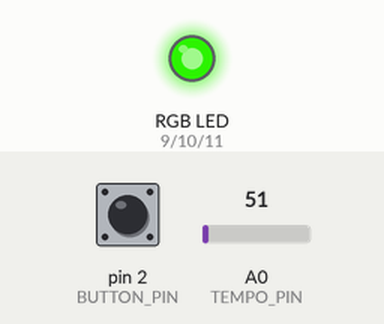
This sketch was run on a simulated Arduino Uno, built with avr-gcc and run on an emulated ATmega328P. On the bench: an RGB LED mixed from three pins (HIGH = lit). Dashed ring = blinking. The inputs (shaded band) are chosen by the test bench; at power-on: A0 (TEMPO_PIN) = 51, pin 2 (BUTTON_PIN) HIGH. Dim RGB values are drawn brighter than linear.

Above: at 1.2 s.
1.3 s: A0 (TEMPO_PIN) set to 61
At 1.67 s:
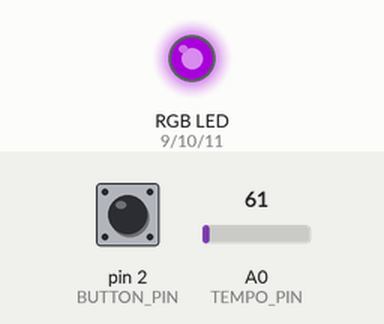
4.3 s: pin 2 (BUTTON_PIN) pulled LOW for 0.15 s
At 4.71 s:
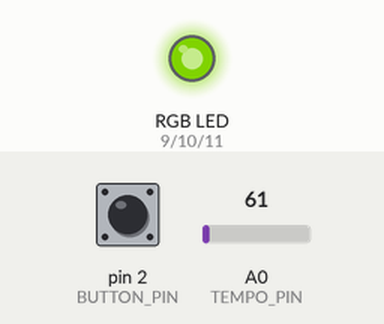
7.3 s: A0 (TEMPO_PIN) set to 71
At 7.75 s:
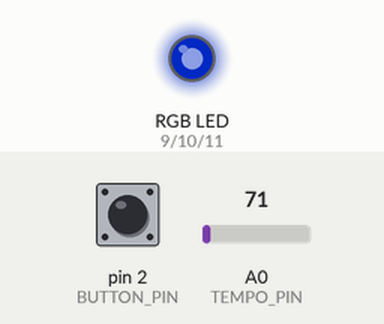
10.3 s: pin 2 (BUTTON_PIN) pulled LOW for 1 s
At 10.88 s:
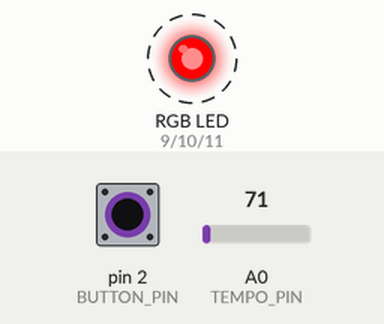
13.3 s: pin 2 (BUTTON_PIN) pulled LOW for 0.15 s
16.4 s: A0 (TEMPO_PIN) set to 86
Timing chart, 0 to 47.4 s (numbered marks = the images above; inputs shaded):
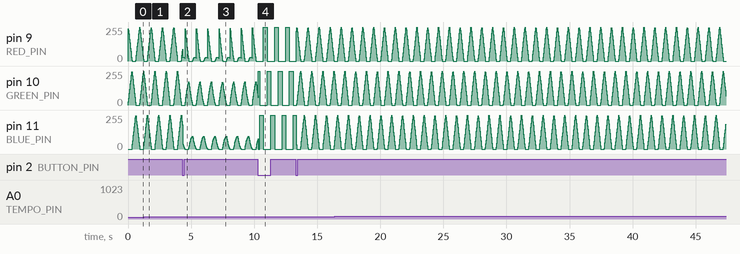

The sketch:

pocket_rave.ino
```cpp
// Pocket Rave — Arduino Uno, common cathode RGB LED.
// Each color anode requires a separate 330 ohm series resistor.
const byte RED_PIN = 9, GREEN_PIN = 10, BLUE_PIN = 11;
const byte BUTTON_PIN = 2, TEMPO_PIN = A0;
byte mode = 0;
bool lastReading = HIGH, stableButton = HIGH;
unsigned long debounceAt = 0, lastFrame = 0;
float phase = 0.0f;
void writeRGB(byte r, byte g, byte b) {
  analogWrite(RED_PIN, r); analogWrite(GREEN_PIN, g); analogWrite(BLUE_PIN, b);
}
void wheel(byte position, byte brightness) {
  unsigned int r, g, b;
  if (position < 85) { r = 255 - position * 3; g = position * 3; b = 0; }
  else if (position < 170) { position -= 85; r = 0; g = 255 - position * 3; b = position * 3; }
  else { position -= 170; r = position * 3; g = 0; b = 255 - position * 3; }
  writeRGB(r * brightness / 255, g * brightness / 255, b * brightness / 255);
}
void setup() {
  pinMode(RED_PIN, OUTPUT); pinMode(GREEN_PIN, OUTPUT); pinMode(BLUE_PIN, OUTPUT);
  pinMode(BUTTON_PIN, INPUT_PULLUP);
}
void loop() {
  const unsigned long now = millis();
  const bool reading = digitalRead(BUTTON_PIN);
  if (reading != lastReading) debounceAt = now;
  if ((unsigned long)(now - debounceAt) >= 30 && reading != stableButton) {
    stableButton = reading;
    if (stableButton == LOW) mode = (mode + 1) % 3;
  }
  lastReading = reading;
  const unsigned long elapsed = now - lastFrame;
  if (elapsed < 16) return;
  lastFrame = now;
  const int bpm = map(analogRead(TEMPO_PIN), 0, 1023, 60, 180);
  phase += (float)elapsed * bpm / 60000.0f;
  phase -= (unsigned long)phase;
  if (mode == 0) wheel((byte)(phase * 255), 255);
  else if (mode == 1) wheel((byte)(phase * 255), (byte)(20 + 235 * (1.0f - phase)));
  else {
    const byte channel = (byte)(phase * 3);
    writeRGB(channel == 0 ? 255 : 0, channel == 1 ? 255 : 0, channel == 2 ? 255 : 0);
  }
}
```
